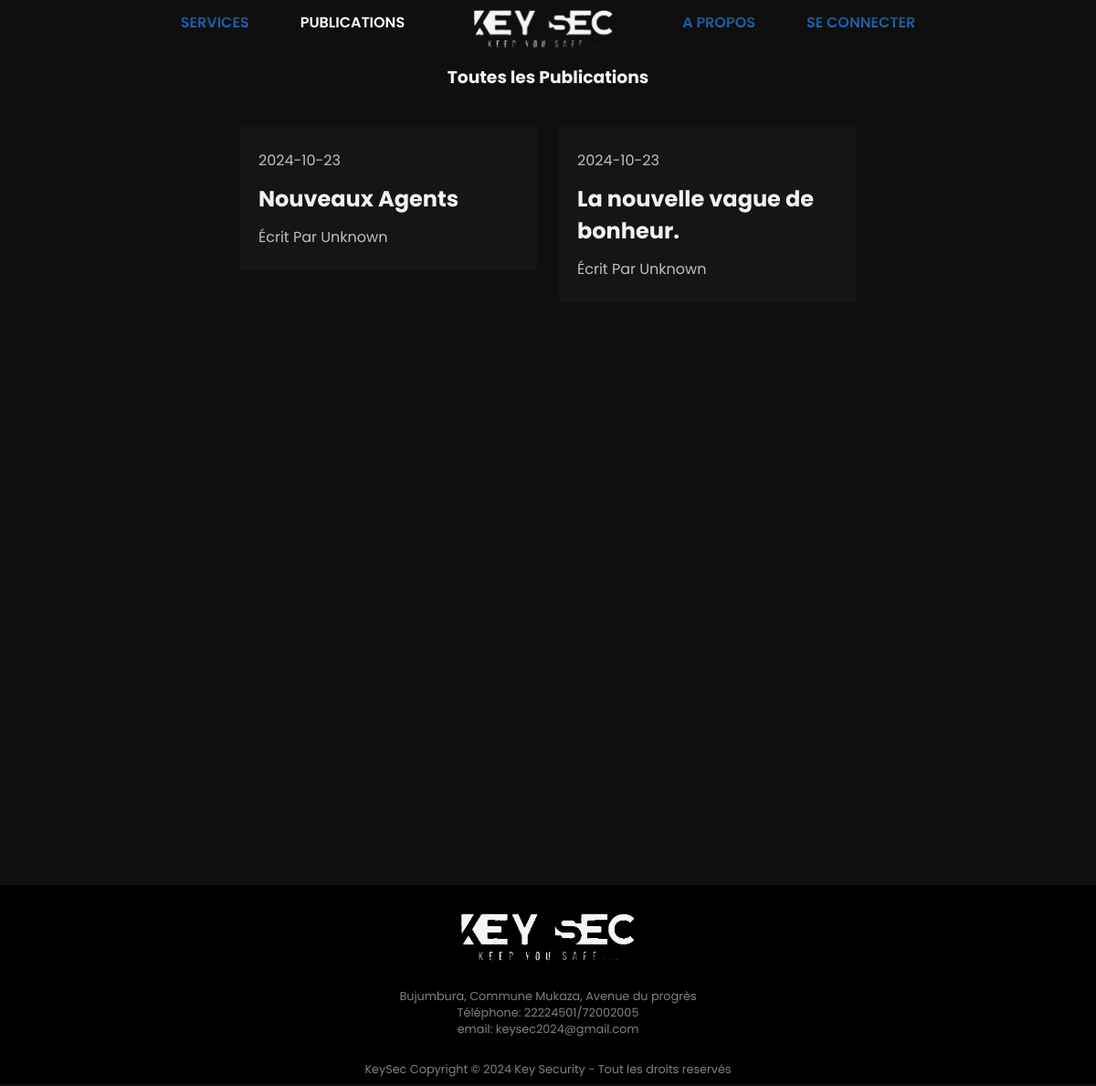
/public.php, run on an earlier commit of the app's database.
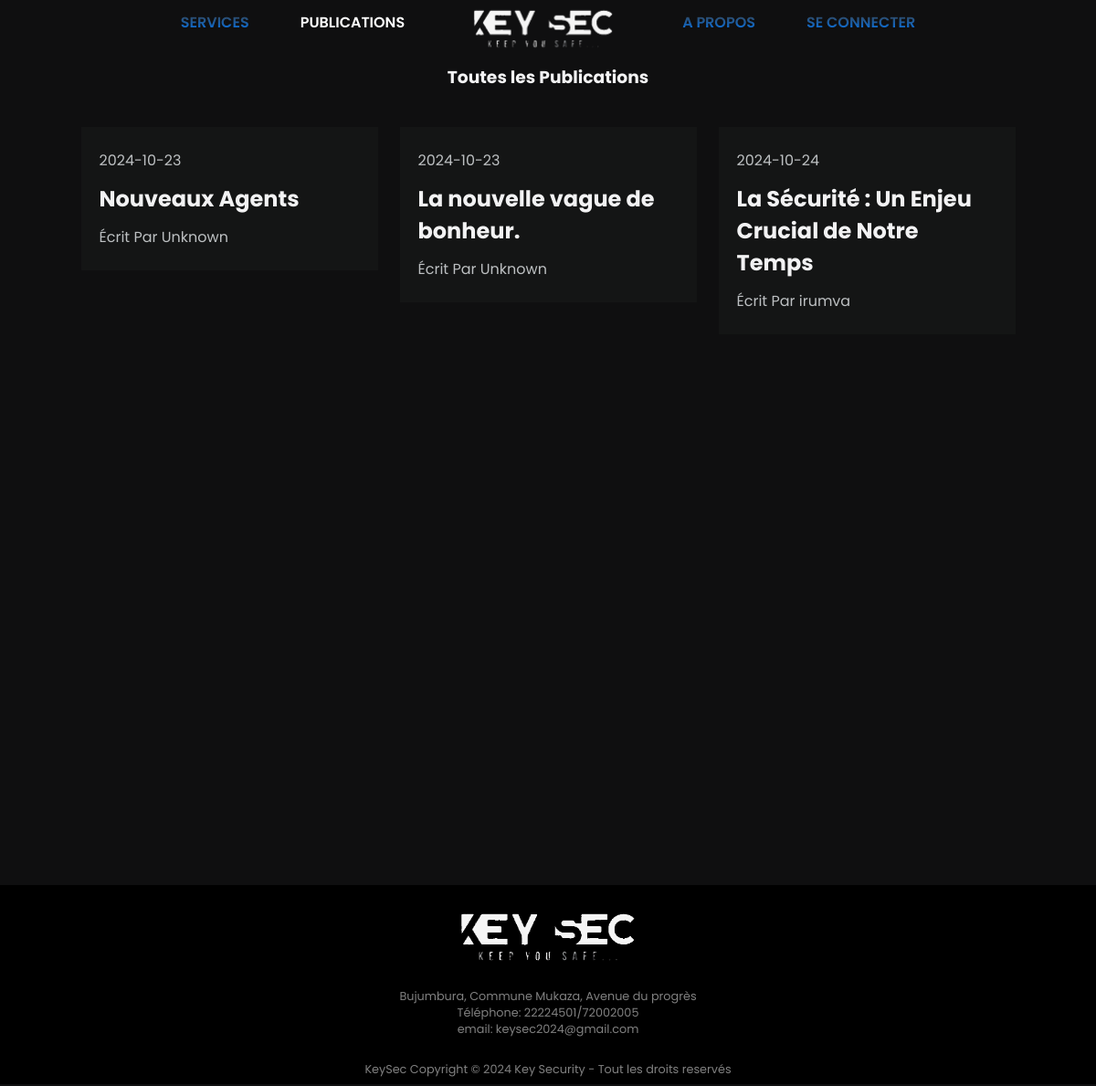
And on a later commit of the database.
### tables this page shows
CREATE TABLE `publication` (
  `id_pub` int(11) NOT NULL,
  `date_pub` date NOT NULL,
  `titre` varchar(100) NOT NULL,
  `article` text NOT NULL,
  `auteur` int(11) DEFAULT NULL
);

### public.php (the view, shortened to what this page needs)
<?php
include "connexion.php";
$affichagePublication = $bdd->query("SELECT publication.*, COALESCE(users.username, 'Unknown') AS username FROM publication LEFT JOIN users ON publication.auteur = users.id");
include "header.php";
?>
<section class="main">
    <section class="posts" style="padding-top: 50px">
        <h1 style="text-align: center; padding: 20px;">Toutes les Publications</h1>
        <div class="card-container">
            <?php
            while ($dataRecup = $affichagePublication->fetch()) {
                ?>
                <div class="card card-1" onclick="showPub(this.nextElementSibling)">
                    <div class="card-info">
                        <div class="card-about">
                            <div class="card-time"><?php echo $dataRecup["date_pub"]; ?></div>
                        </div>
                        <h1 class="card-title"><?php echo $dataRecup["titre"]; ?></h1>
                        <div class="card-creator">Écrit Par <?php echo $dataRecup["username"]; ?></div>
                    </div>
                </div>
                <?php
            }
            ?>
        </div>
    </section>
</section>
<?php include "footer.php"; ?>

What changed in the data, as far as the page shows it:
added publication: date_pub "2024-10-24", titre "La Sécurité : Un Enjeu Crucial de Notre Temps", username "irumva"
